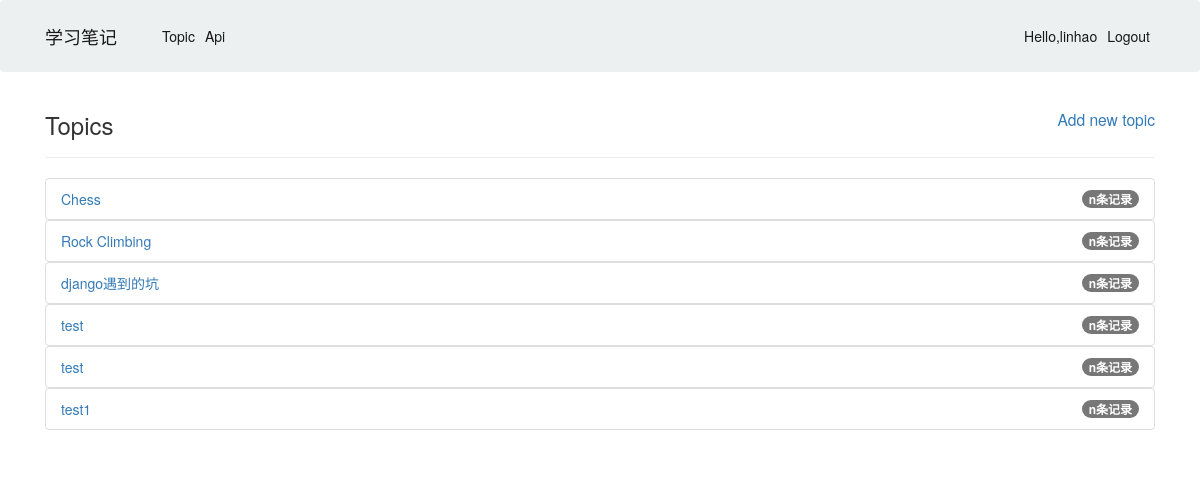
The app's page /topics/ (signed in) with its own data.
### learning_logs/models.py (models this page shows)
class Topic(models.Model):
    text = models.CharField(max_length=30)
    date_added = models.DateTimeField(auto_now_add=True)
    owner = models.ForeignKey(User, models.CASCADE)
    def __str__(self):
        return self.text

### learning_logs/views.py (the view)
# urls.py: re_path(r'^topics/$', views.topics, name='topics'),
@login_required
def topics(request):
    topics_value = Topic.objects.filter(owner=request.user).order_by('date_added')
    context = {'topics': topics_value}
    return render(request, 'learning_logs/topics.html', context)

### learning_logs/templates/learning_logs/topics.html
{% extends "learning_logs/base.html" %}
    {% block header %}
        <h3>
            Topics
            <small style="float:right">
                <a href="{% url 'learning_logs:new_topic' %}">Add new topic</a>
            </small>
        </h3>
    {% endblock header%}
    {% block content %}
    <ul class="list-group">
        {% for topic in topics %}
        <a href="{% url 'learning_logs:topic' topic.id %}">
            <li class="list-group-item d-flex justify-content-between align-items-center">
                {{topic}}
                <span class="badge badge-primary badge-pill">n条记录</span>
            </li>
        </a>
        {% empty %}
            <h3>No topics had been added yet.</h3>
        {% endfor %}
    </ul>
    {% endblock content %}

### learning_logs/templates/learning_logs/base.html (shortened to what this page needs)
<!DOCTYPE html>
<html lang="en">
<head>
    {% load static %}
    <link rel="stylesheet" type="text/css" href="{% static 'css/bootstrap.min.css' %}">
    {% load bootstrap3 %}
    {% bootstrap_css %}
</head>
<body>
    <nav class="navbar navbar-expand-lg navbar-light bg-light">
        <div class="container">
            <a class="navbar-brand" href="{% url 'learning_logs:index' %}">学习笔记</a>
            <div id="navbar" class="navbar-collapse collapse" id="navbarColor01">
                <ul class="mr-auto navbar-nav">
                    <li class="nav-item active">
                        <a href="{% url 'learning_logs:topics' %}" class="nav-link">Topic</a>
                    </li>
                    <li class="nav-item active">
                        <a href="{% url 'api:show_all_api' %}" class="nav-link">Api</a>
                    </li>
                </ul>
                <ul class="nav navbar-nav navbar-right">
                    {% if user.is_authenticated %}
                        <li class="nav-item active">
                            <a class="nav-link">Hello,{{user.username}}</a>
                        </li>
                        <li class="nav-item active"><a href="{% url 'users:logout' %}" class="nav-link">Logout</a></li>
                    {% else %}
                        <li class="nav-item active"><a href="{% url 'users:register' %}" class="nav-link">Register</a></li>
                        <li class="nav-item active"><a href="{% url 'users:login' %}" class="nav-link">Login</a></li>
                    {% endif %}
                </ul>
            </div>
        </div>
    </nav>
    <div class="container">
        <div class="page-header" style="margin-top:20px;margin-bottom:20px">
            {% block header %}{% endblock header%}
        </div>
        <div>
            {% block content %}{% endblock content%}
        </div>
    </div>
</body>
</html>

### records on screen
Topic: text "Chess"
Topic: text "Rock Climbing"
Topic: text "django遇到的坑"
Topic: text "test"
Topic: text "test"
Topic: text "test1"

### other values on screen
{{ user.username }} "linhao"
